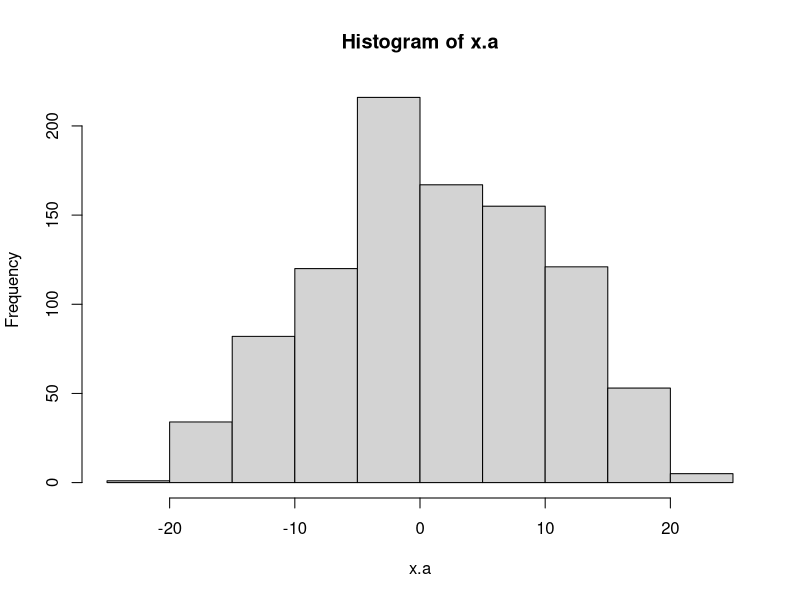
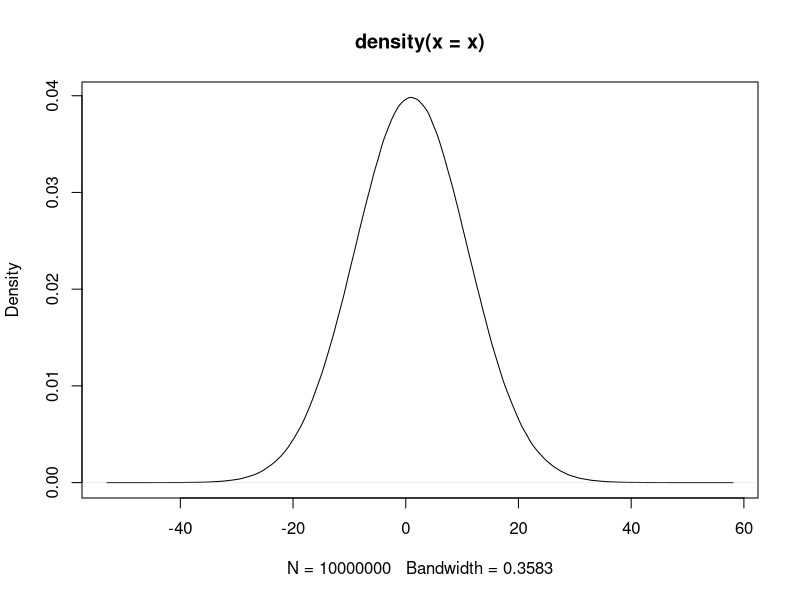

Write R code to recreate these figures, in order.
## ---- chunk 1
knitr::opts_chunk$set(echo = TRUE)
## ---- chunk 2
x.a <- rnorm(1000, 1, 10)

# 1.1 Filter OUT extreme values out of two standard deviations
sd <-sd(x.a)
x.a <- x.a[x.a>-2*sd & x.a<2*sd]
# 1.2 Plotting the distribution of the remaining vector x.a
hist(x.a)

# 1.3 Calculate the 25% 50% and 75% quantile of vector x.a. (You may google "quantile r)
x.a_quantile <- quantile(x.a, c(0.25, 0.5, 0.75))
x.a_quantile
# 1.4 Get the sequence between 25% to 75% of x.a
#seq(from = quantile(x.a, 0.25), to  = quantile(x.a, 0.75))
sort(x.a[x.a>=x.a_quantile[1] & x.a<=x.a_quantile[3]])

## ---- chunk 3
x.b <- c("a", "b", "c", "d", "e", "f", "g", "h", "i", "j", "k")

# 2.1 Get only elements at odd positions
x.b[seq(1,length(x.b),2)]
# 2.2 Truncate the first 2 elements and the last 2 elements
x.b[3:(length(x.b)-2)]
## ---- chunk 4
population <- c(158228, 126687, 228075, 204903, 308383)
town <- c("中正", "大同", "中山", "松山", "大安")

# 3.1 Sort the population, 
# the reuslt should be [1] 126687 158228 204903 228075 308383
sort(population)

# 3.2 Sort populations in decreasing order 
# (Google it or check help)
# Result: [1] 308383 228075 204903 158228 126687
sort(population, decreasing = T)
# 3.3 Sort town names according to population in decreasing order
# Result: [1] "大安" "中山" "松山" "中正" "大同"
names(population) <- town
names(sort(population, decreasing = T))
## ---- chunk 5
# 4.1 Print current time
# e.g., "2019-09-02 21:31:36 CST"
systime <- Sys.time()
systime
# 4.2 Check the data type of current time
class(systime)

# 4.3 Print today
# e.g., [1] "2019-09-02"
sysdate <- Sys.Date()
sysdate

# 4.4 Check the data type of date
class(sysdate)

# 4.5 Write example to compare following functions: print(), cat(), and message() 
print(sysdate)
cat(sysdate)
message(sysdate)
## ---- chunk 6
# 5.1 Using google to find out how to measure the runing time of the following code
start_time <- Sys.time()
x <- rnorm(10000000, 1, 10) 
plot(density(x))
end_time <- Sys.time()
runtime <- end_time-start_time
print(runtime)
## ---- chunk 7
a <- c(5, 5, 5, 5, 4, 4, 4, 3, 3, 1, 1, 1, 2, 2, 2)
b <- c(3, 3, 3, 4, 4, 4, 2, 2, 2, 4, 4, 1, 4, 1, 1)
df2 <- data.frame(a, b)

df2[order(df2$a, df2$b),]
# sort df2 in orders of decreasing b then increasing a
df2 <- df2[order(df2$a, -df2$b),]

## ---- chunk 8
country <- c("CN", "US", "JP", "HK", "KR", "SG", "DE", "MY", "VN", "PH", "TH", "AU", "NL", "SA", "ID", "GB", "IN", "FR", "IT", "AE")

import <- c(26.142, 12.008, 7.032, 13.646, 4.589, 5.768, 2.131, 2.802, 3.428, 3.019, 1.976, 1.118, 1.624, 0.449, 0.983, 1.302, 1.027, 0.553, 0.670, 0.455)

export <- c(22.987, 12.204, 11.837, 7.739, 5.381, 4.610, 2.866, 2.784, 2.414, 2.092, 1.839, 1.788, 1.665, 1.409, 1.391, 1.075, 0.974, 0.899, 0.800, 0.728)

df <- data.frame(country, export, import)
df <- df[order(-export, -import),]
df
